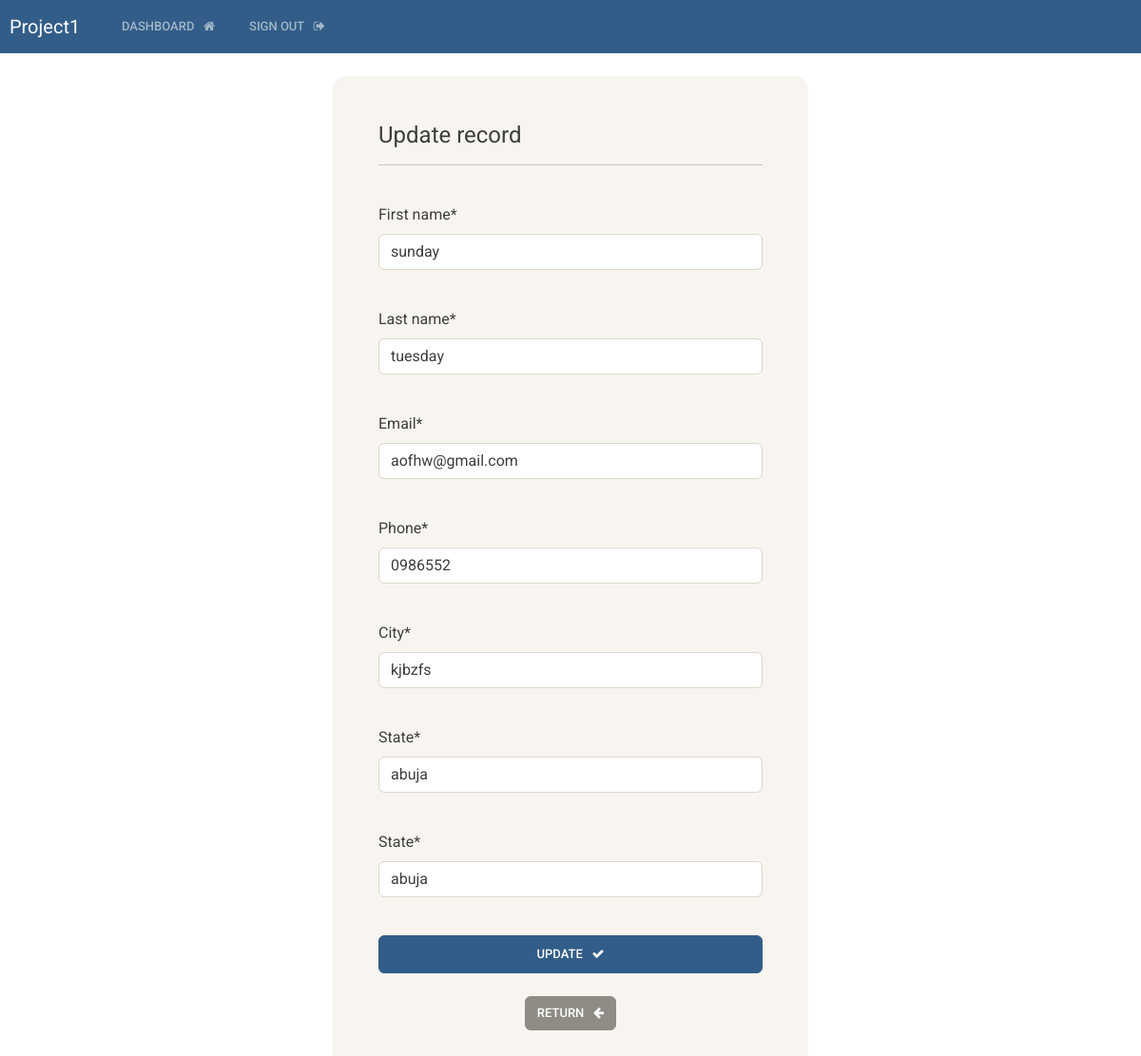
The page /update-record/3 (signed in) on the database its author committed.
### crud/models.py (models this page shows, shortened)
class Record(models.Model):
    user = models.ForeignKey(User, on_delete=models.CASCADE)
    creation_date = models.DateTimeField(auto_now_add=True)
    first_name = models.CharField(max_length=100)
    last_name = models.CharField(max_length=100)
    email = models.EmailField(max_length=100)
    phone = models.CharField(max_length=15)
    city = models.CharField(max_length=100)
    state = models.CharField(max_length=100)
    country = models.CharField(max_length=100)

### crud/views.py (the view)
# urls.py: path('update-record/<int:pk>', views.update_record, name = 'update-record'),
@login_required(login_url='my-login')
def update_record(request, pk):
    user_record = get_object_or_404(Record, user=request.user, id=pk)
    if request.method == 'POST':
        form = UpdateRecordForm(request.POST, instance=user_record)
        if form.is_valid():
            form.save()
            messages.success(request, 'update successful! ')
            return redirect('dashboard')
    else:
        form = UpdateRecordForm(instance=user_record)
    context = {'form':form, 'user_record':user_record}
    return render(request, 'crud/update-record.html', context=context)

### crud/forms.py
class UpdateRecordForm(forms.ModelForm):
    class Meta:
        model = Record
        fields = ['first_name','last_name','email','phone','city','state','country']

### crud/templates/crud/update-record.html (shortened to what this page needs)
{% extends 'crud/base.html' %}
{% load crispy_forms_tags %}
{% block content %}
<body>
    <div class="container bg-light shadow-mb p-5 form-layout">
        <h4>Update record</h4>
        <hr>
        <br>
        <form method="POST" autocomplete="off">
            {{form.first_name|as_crispy_field}}
            <br>
            {{form.last_name|as_crispy_field}}
            <br>
            {{form.email|as_crispy_field}}
            <br>
            {{form.phone|as_crispy_field}}
            <br>
            {{form.city|as_crispy_field}}
            <br>
            {{form.state|as_crispy_field}}
            <br>
            {{form.state|as_crispy_field}}
            <br>
            <button type="submit" class="btn btn-primary w-100 btn-block p-2">update &nbsp; <i class="fa fa-check" aria-hidden="true"></i></button>
        </form>
        <br>
        <div class="d-flex justify-content-center">
        <a href="{% url 'view-record' user_record.id %}" class="btn btn-secondary ">return &nbsp; <i class="fa fa-arrow-left" aria-hidden="true"></i></a>
         </div>
    </div>
</body>
{% endblock %}

### static/css/style.css (style rules this page uses)
.form-layout { border-radius: 15px; width: 500px; }

### rows shown on the page
Record: first_name "sunday", last_name "tuesday", email "aofhw@gmail.com", phone "0986552", city "kjbzfs", state "abuja"
